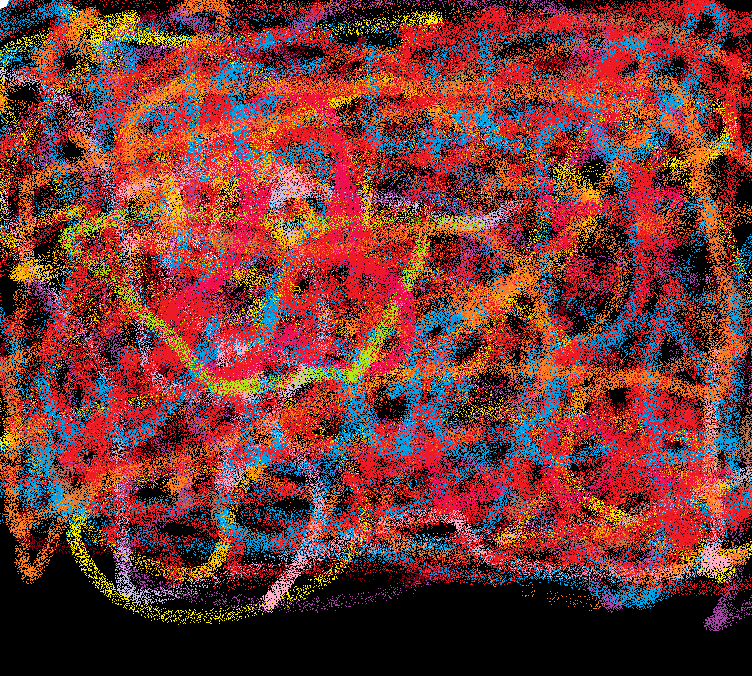
#> input picture src/images/photo.png, 752 x 676 px
$ python image_functions.py
#> lines starting #> are read from the running program, lines starting #| are printed output that depends on the picture; after the words box and inside, x2 and y2 are one past the last pixel; in counts of white or black regions, pixels touching at a corner belong together

#   Facultatea de Automatică și Calculatoare
#   Proiectarea Algoritmilor - Microscopie digitală - segmentare celule grăsime pentru analiza steatozei hepatice
#   Darie Alexandru     - 1309B
#   Ifrim Tudor-Nicolae - 1309A
#
# ------------------------------------------------------------------------------
# Importing modules
# ------------------------------------------------------------------------------
import numpy as np
import os
import sys

#Checking if OpenCV is installed, if not, install it
try:
    import cv2
except ImportError:
    import pip
    pip.main(['install', 'opencv-python'])
    import cv2


# ------------------------------------------------------------------------------
# Constants
# ------------------------------------------------------------------------------

# Path to the folder containing the images
PATH_TO_IMAGES = os.path.join(os.path.dirname(__file__), "images")


# ------------------------------------------------------------------------------
# Functions
# ------------------------------------------------------------------------------

def filter_color(path_to_file, hex_color):

#> called with path_to_file = 'src/images/photo.png', hex_color = '00a4eb'
    img = cv2.imread(path_to_file)                           # Load the image
#> img is the input picture: shape (676, 752, 3); mean B, G, R 49.6, 53.4, 113.6

    bgr_color = np.array([int(hex_color[i:i+2], 16)          # Convert hex color to BGR format
                          for i in (0, 2, 4)][::-1])         # (that's what OpenCV uses)

    # =====================================INFO=====================================
    # [MASKING]
    # The mask is an image with the same size as the original image, with pixels set to WHITE
    # if the corresponding pixel in the original image is within the specified color range,
    # and BLACK otherwise.
    #
    # [BITWISE AND]
    # The bitwise_and function takes two images of the same size and a mask, and returns
    # an image where each pixel is the bitwise AND of the corresponding pixels in the
    # first two images, but only if the corresponding pixel in the mask is WHITE.)
    # ==============================================================================

    mask = cv2.inRange(img, bgr_color, bgr_color)            # Create a mask for the specified color
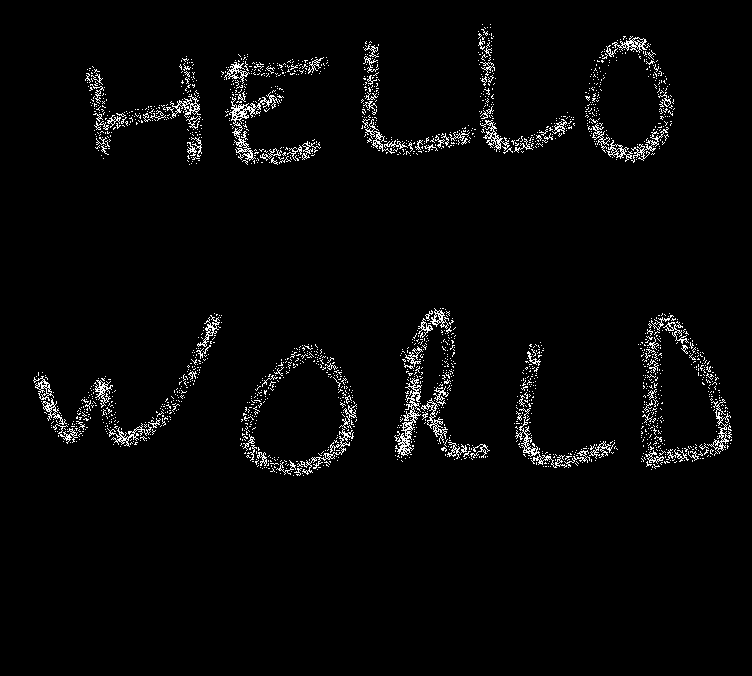
#> mask: shape (676, 752); 2.8% white in thin lines or dots, all inside (x1, y1, x2, y2) = (33, 24, 732, 476)
    filtered_img = cv2.bitwise_and(img, img, mask=mask)      # Apply the mask to the image
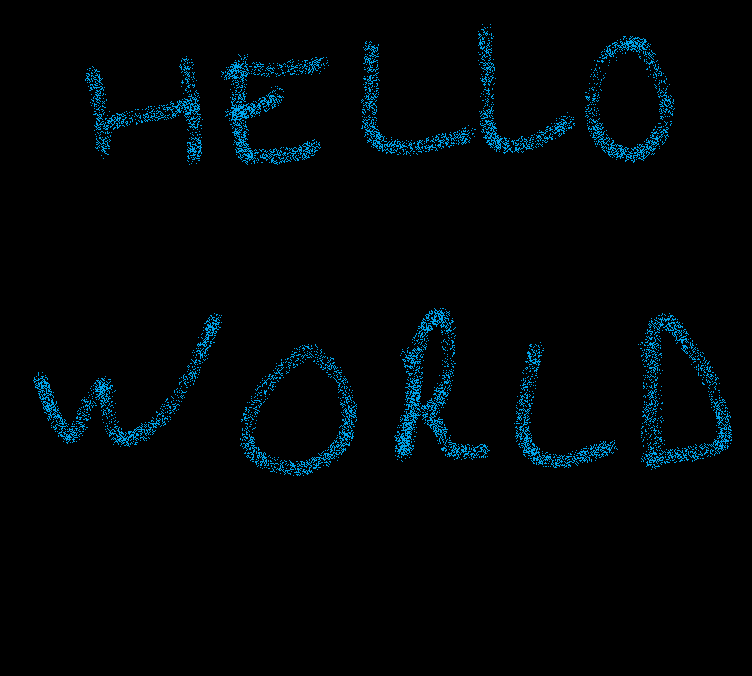
#> filtered_img: shape (676, 752, 3); mean B, G, R 6.7, 4.6, 0


    name, ext = os.path.splitext(path_to_file)               # Split the file path into its components
    new_name = f"{name}_filtered_{hex_color}{ext}"           # Create the new image and save it

    cv2.imwrite(new_name, filtered_img)

filter_color(os.path.join(PATH_TO_IMAGES, "photo.png"), "00a4eb")
